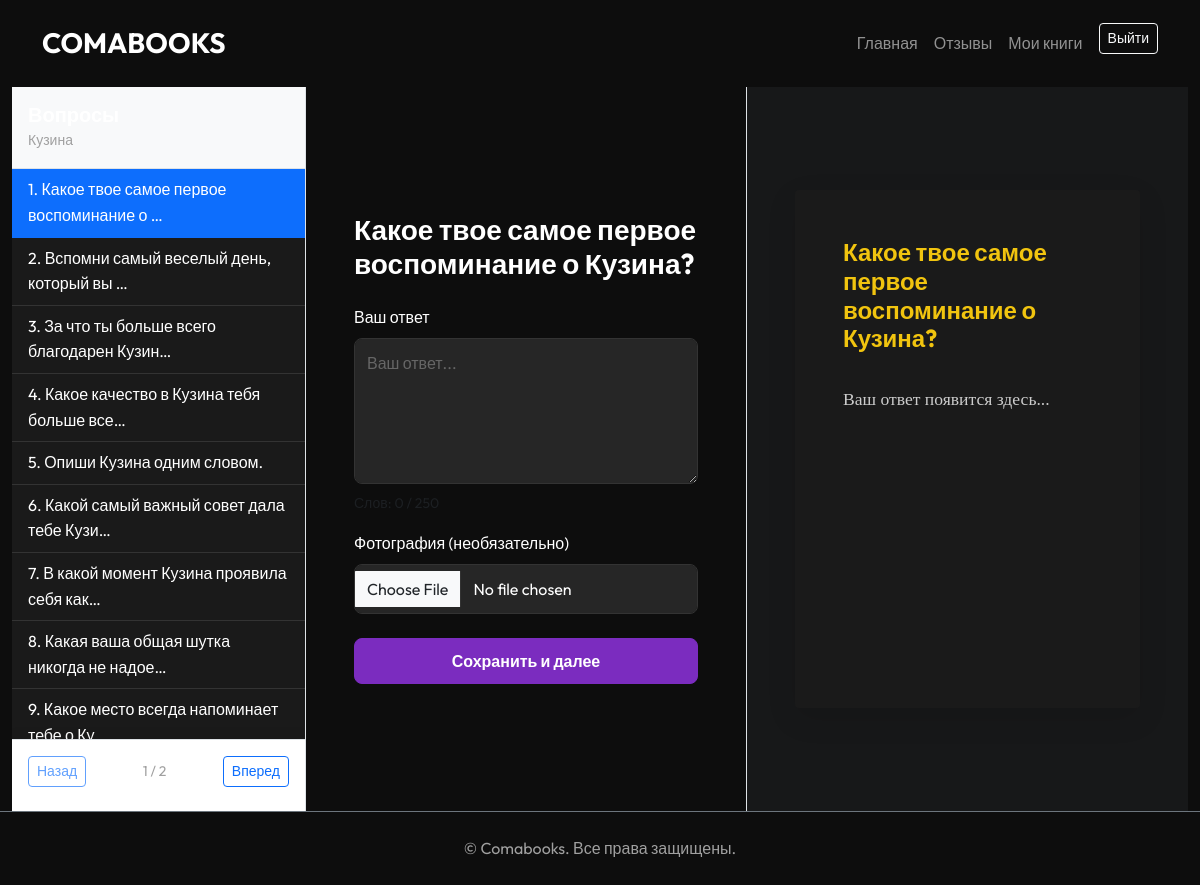
Page /book/29/edit/ (signed in) on the committed database.
### config/models.py (models this page shows, shortened)
class Book(models.Model):
    STATUS_CHOICES = [
        ('draft', 'Черновик'),
        ('completed', 'Завершено (Ждет проверки)'),
        ('printed', 'Напечатано'),
    ]
    user = models.ForeignKey(settings.AUTH_USER_MODEL, on_delete=models.CASCADE, related_name="books")
    title = models.CharField(max_length=255, verbose_name="Название книги")
    author = models.CharField(max_length=255, verbose_name="Автор")
    subtitle = models.CharField(max_length=255, blank=True, null=True, verbose_name="Подзаголовок")
    dedication = models.ForeignKey(BookDedication, on_delete=models.SET_NULL, null=True, blank=True, verbose_name="Посвящение")
    status = models.CharField(max_length=20, choices=STATUS_CHOICES, default='draft', verbose_name="Статус")
    is_notification_sent = models.BooleanField(default=False, verbose_name="Уведомление отправлено")
    created_at = models.DateTimeField(auto_now_add=True)

class BookPageQuestion(models.Model):
    dedication = models.ForeignKey(BookDedication, on_delete=models.CASCADE, related_name="questions", null=True, blank=True, verbose_name="Для кого (посвящение)")
    book = models.ForeignKey('Book', on_delete=models.CASCADE, related_name="custom_questions", null=True, blank=True, verbose_name="Для книги")
    quiz = models.CharField(max_length=255, verbose_name="Вопрос")

### config/views.py (the view, shortened to what this page needs)
# urls.py: path("book/<int:book_id>/edit/", views.edit_pages, name="edit_pages"),
@login_required
def edit_pages(request, book_id):
    book = get_object_or_404(Book, id=book_id, user=request.user)
    questions = book.custom_questions.all()
    if not questions.exists() and book.dedication:
        questions = book.dedication.questions.filter(book__isnull=True)
    if not questions.exists():
        questions = BookPageQuestion.objects.filter(dedication__isnull=True, book__isnull=True)
    question_id = request.GET.get('q')
    if question_id:
        active_question = get_object_or_404(BookPageQuestion, id=question_id)
    else:
        active_question = questions.first()
    try:
        current_answer = BookPageAnswer.objects.get(book=book, quiz=active_question.quiz)
    except (BookPageAnswer.DoesNotExist, AttributeError):
        current_answer = None
    if request.method == "POST":
        form = BookPageForm(request.POST, request.FILES, instance=current_answer)
        if form.is_valid():
            answer = form.save(commit=False)
            answer.book = book
            answer.user = request.user
            answer.quiz = active_question.quiz
            answer.save()
            next_question = questions.filter(id__gt=active_question.id).first()
            if next_question:
                return redirect(f"{request.path}?q={next_question.id}")
            else:
                return redirect('dashboard') # Or finish page
    else:
        form = BookPageForm(instance=current_answer)
    ai_settings = AISettings.objects.first()
    return render(request, "books/edit_pages.html", {
        "book": book,
        "questions": questions,
        "active_question": active_question,
        "form": form,
        "ai_settings": ai_settings,
    })

### config/forms.py (shortened to what this page needs)
class BookPageForm(forms.ModelForm):
    class Meta:
        model = BookPageAnswer
        fields = ['answer', 'image']
        widgets = {
            'answer': forms.Textarea(attrs={'class': 'form-control', 'rows': 5, 'placeholder': 'Ваш ответ...', 'id': 'id_answer'}),
            'image': forms.ClearableFileInput(attrs={'class': 'form-control', 'id': 'id_image'}),
        }

### templates/books/edit_pages.html (shortened to what this page needs)
{% extends "_base.html" %}
{% block content %}
<div class="container-fluid edit-container">
    <div class="row h-100 g-0">
        <div class="col-md-3 bg-light border-end overflow-auto p-0 d-none d-md-flex flex-column sidebar-fixed">
            <div class="p-3 border-bottom">
                <h5 class="mb-0">Вопросы</h5>
                <small class="text-muted">{{ book.title }}</small>
            </div>
            <div class="list-group list-group-flush" id="question-list-desktop">
                {% for q in questions %}
                <a href="?q={{ q.id }}"
                    class="list-group-item list-group-item-action question-item {% if active_question.id == q.id %}active{% endif %}"
                    data-index="{{ forloop.counter0 }}">
                    {{ forloop.counter }}. {{ q.quiz|truncatechars:40 }}
                </a>
                {% empty %}
                <div class="p-3">Нет вопросов для этой категории.</div>
                {% endfor %}
            </div>
            {% if questions|length > 10 %}
            <div class="p-3 border-top bg-white sticky-bottom mt-auto">
                <div class="d-flex justify-content-between align-items-center mb-2">
                    <button type="button" class="btn btn-sm btn-outline-primary prev-page">
                         Назад
                    </button>
                    <span class="small text-muted page-info">1 / 2</span>
                    <button type="button" class="btn btn-sm btn-outline-primary next-page">
                        Вперед
                    </button>
                </div>
            </div>
            {% endif %}
        </div>
        <div class="col-md-9 d-flex flex-column p-0 main-content">
            {% if active_question %}
            <div class="row h-100 g-0 flex-column-reverse flex-md-row">
                <div
                    class="col-md-6 p-4 p-md-5 d-flex flex-column justify-content-center border-end overflow-auto form-section">
                    <h3 class="mb-4">{{ active_question.quiz }}</h3>
                    <form method="post" enctype="multipart/form-data">
                        <div class="mb-3">
                            <label class="form-label">Ваш ответ</label>
                            {{ form.answer }}
                            <div id="word-count-info"
                                class="form-text mt-2 d-flex flex-wrap justify-content-between align-items-center">
                                <span class="me-2">Слов: <span id="word-count">0</span> / 250</span>
                            </div>
                        </div>
                        <div class="mb-3">
                            <label class="form-label">Фотография (необязательно)</label>
                            {{ form.image }}
                        </div>
                        <div class="d-flex justify-content-between mt-4">
                            <button type="submit" id="submit-btn" class="btn btn-primary px-4 w-100 w-md-auto">Сохранить
                                и далее</button>
                        </div>
                    </form>
                </div>
                <div
                    class="col-md-6 p-4 p-md-5 d-flex align-items-center justify-content-center bg-secondary bg-opacity-10 preview-section">
                    <div class="book-page-preview-wrapper w-100">
                        <div class="book-page-preview {{ book.cover_data.template }}">
                            <div class="page-content">
                                <h4 class="question-text">{{ active_question.quiz }}</h4>
                                <p class="answer-text" id="preview-answer">Ваш ответ появится здесь...</p>
                            </div>
                        </div>
                    </div>
                </div>
            </div>
            {% endif %}
        </div>
    </div>
</div>
{% endblock %}

### static/css/styles.css (style rules this page uses)
:root { --bg-color: #0d0d0d; --card-bg: #1a1a1a; --text-color: #ffffff; --accent-color: #7b2cbf; --accent-hover: #9d4edd; --secondary-text: #a0a0a0; --border-color: #333333; }
body { background-color: var(--bg-color); color: var(--text-color); font-family: 'Outfit', sans-serif; line-height: 1.6; }
h1, h2, h3, h4, h5, h6 { font-weight: 700; margin-bottom: 1.5rem; }
a { color: var(--accent-color); text-decoration: none; transition: color 0.3s ease; }
.text-muted { color: var(--secondary-text) !important; }
.btn-primary { background-color: var(--accent-color); border-color: var(--accent-color); font-weight: 600; padding: 10px 24px; border-radius: 8px; transition: all 0.3s ease; }
.form-control { background-color: #262626; border: 1px solid var(--border-color); color: var(--text-color); border-radius: 8px; padding: 12px; }
.form-control::placeholder { color: #666; }
.list-group-item { background-color: var(--card-bg); border-color: var(--border-color); color: var(--text-color); }

### templates/books/edit_pages.html (style rules this page uses)
.edit-container { height: calc(100vh - 76px); }
.sidebar-fixed { height: 100%; position: relative; }
.book-page-preview { width: 100%; max-width: 450px; aspect-ratio: 2/3; background: white; padding: 3rem; box-shadow: 0 10px 30px rgba(0, 0, 0, 0.1); display: flex; flex-direction: column; justify-content: flex-start; border-radius: 4px; overflow-y: auto; margin: 0 auto; }
.page-content { word-break: break-word; }
.question-text { font-weight: bold; margin-bottom: 2rem; color: #333; }
.answer-text { font-family: 'Georgia', serif; font-size: 1.1rem; color: #555; white-space: pre-wrap; }
.book-page-preview.dark { background: #1a1a1a; color: #ddd; }
.book-page-preview.dark .question-text { color: #f1c40f; }
.book-page-preview.dark .answer-text { color: #ccc; }
.sticky-bottom { position: sticky; bottom: 0; z-index: 10; box-shadow: 0 -5px 10px rgba(0, 0, 0, 0.05); }

### rows in the picture
Book: title "Кузина"
BookPageQuestion: quiz "Какое твое самое первое воспоминание о …", quiz "Какое твое самое первое воспоминание о Кузина?"
BookPageQuestion: quiz "Вспомни самый веселый день, который вы …"
BookPageQuestion: quiz "За что ты больше всего благодарен Кузин…"
BookPageQuestion: quiz "Какое качество в Кузина тебя больше все…"
BookPageQuestion: quiz "Опиши Кузина одним словом."
BookPageQuestion: quiz "Какой самый важный совет дала тебе Кузи…"
BookPageQuestion: quiz "В какой момент Кузина проявила себя как…"
BookPageQuestion: quiz "Какая ваша общая шутка никогда не надое…"
BookPageQuestion: quiz "Какое место всегда напоминает тебе о Ку…"
